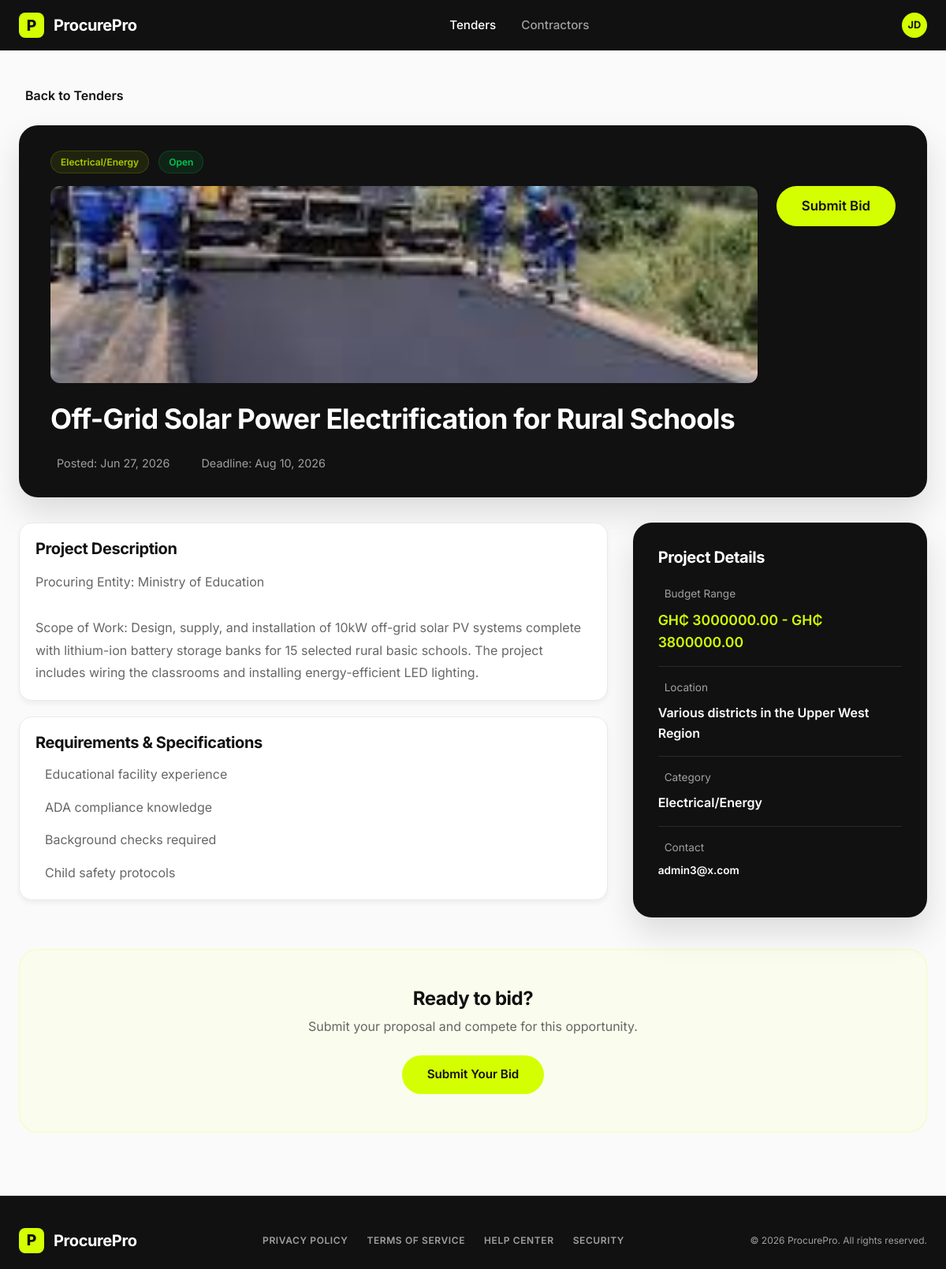
The page /tenders/13/details/ (signed in) on the database its author committed.
### procurement/models.py (models this page shows, shortened)
class Tender(models.Model):
    class Status(models.TextChoices):
        OPEN = 'OPEN', _('Open')
        CLOSED = 'CLOSED', _('Closed')
        DRAFT = 'DRAFT', _('Draft')
    class Category(models.TextChoices):
        CONSTRUCTION = 'CONSTRUCTION', _('Construction')
        INFRASTRUCTURE = 'INFRASTRUCTURE', _('Infrastructure')
        ELECTRICAL = 'ELECTRICAL', _('Electrical/Energy')
        PLUMBING = 'PLUMBING', _('Plumbing')
        OTHER = 'OTHER', _('Other')
    admin = models.ForeignKey(AdminProfile, on_delete=models.SET_NULL, null=True, related_name='tenders_posted')
    title = models.CharField(max_length=255)
    description = models.TextField()
    location = models.CharField(max_length=255)
    budget_min = models.DecimalField(max_length=15, decimal_places=2, max_digits=15, null=True, blank=True)
    budget_max = models.DecimalField(max_length=15, decimal_places=2, max_digits=15, null=True, blank=True)
    category = models.CharField(max_length=50, choices=Category.choices)
    deadline = models.DateTimeField()
    status = models.CharField(max_length=20, choices=Status.choices, default=Status.DRAFT)
    created_at = models.DateTimeField(auto_now_add=True)
    updated_at = models.DateTimeField(auto_now=True)
    @property
    def image_url(self):
        category_images = {
            'CONSTRUCTION': [
                '/static/assets/school_block.png',
                '/static/assets/road_repair.png',
                '/static/assets/building.jpg'
            ],
            'INFRASTRUCTURE': [
                '/static/assets/road_repair.png',
                '/static/assets/road.jpg',
                '/static/assets/hardhat_hero.png'
            ],
            'ELECTRICAL': [
                '/static/assets/hospital_electrical.png',
                '/static/assets/road.jpg',
                '/static/assets/building.jpg'
            ],
            'PLUMBING': [
                '/static/assets/contractor1.jpg',
                '/static/assets/contractor3.jpg',
                '/static/assets/contractor6.png'
            ],
            'OTHER': [
                '/static/assets/contractor2.jpg',
                '/static/assets/contractr5.png',
                '/static/assets/building.jpg'
            ],
        }
        images = category_images.get(self.category, category_images['OTHER'])
        index = self.pk % len(images) if self.pk else 0
        return images[index]

class AdminProfile(models.Model):
    user = models.OneToOneField(User, on_delete=models.CASCADE, related_name='admin_profile')
    name = models.CharField(max_length=255)
    department = models.CharField(max_length=100)

class User(AbstractUser):
    class Role(models.TextChoices):
        ADMIN = 'ADMIN', _('Admin')
        CONTRACTOR = 'CONTRACTOR', _('Contractor')
    username = None
    email = models.EmailField(_('email address'), unique=True)
    role = models.CharField(max_length=20, choices=Role.choices, default=Role.CONTRACTOR)
    USERNAME_FIELD = 'email'
    REQUIRED_FIELDS = []
    objects = CustomUserManager()
    def is_admin(self):
        return self.role == self.Role.ADMIN and (self.is_staff or self.is_superuser)
    def is_contractor(self):
        return self.role == self.Role.CONTRACTOR

### procurement/views.py (the view)
# urls.py: path('tenders/<int:pk>/details/', views.tender_details_view, name='project_details'),
@login_required
def tender_details_view(request, pk):
    if not request.user.is_contractor():
        return redirect_non_contractor_user(request)
    tender = get_object_or_404(Tender, pk=pk)
    context = {
        'tender': tender
    }
    return render(request, 'procurement/project_details.html', context)

### templates/procurement/project_details.html (shortened to what this page needs)
{% load static %}
<!DOCTYPE html>
<html lang="en">
<head>
    <link rel="stylesheet" href="{% static 'css/styles.css' %}">
</head>
<body style="background-color: #FAFAFA;">
    <nav class="navbar" style="position: static;">
        <div class="container nav-container">
            <a href="{% url 'home' %}" class="logo">
                <div class="logo-icon">P</div>
                <span class="logo-text">ProcurePro</span>
            </a>
            <ul class="nav-links">
                <li><a href="{% url 'tenders' %}" class="active">Tenders</a></li>
                <li><a href="{% url 'contractors' %}">Contractors</a></li>
            </ul>
            <div class="nav-actions">
                <a href="{% url 'settings' %}" class="user-avatar" style="text-decoration: none; display: flex; align-items: center; justify-content: center; width: 32px; height: 32px; font-size: 0.8rem;">
                    JD
                </a>
            </div>
        </div>
    </nav>
    <div class="container" style="padding-top: 40px; padding-bottom: 80px;">
        <a href="{% url 'tenders' %}" class="back-link" style="display: inline-flex; align-items: center; gap: 8px; font-weight: 600; margin-bottom: 24px; color: var(--text-main);">
             Back to Tenders
        </a>
        <div class="project-header-card">
            <div class="badges-row" style="margin-bottom: 16px; display: flex; gap: 12px;">
                <span class="badge-outline badge-outline-yellow" style="color: #AACC00; background-color: rgba(170, 204, 0, 0.1); border: 1px solid rgba(170, 204, 0, 0.2);">{{ tender.get_category_display }}</span>
                <span class="badge-outline badge-outline-green" style="color: #00C853; background-color: rgba(0, 200, 83, 0.1); border: 1px solid rgba(0, 200, 83, 0.2);">{{ tender.get_status_display }}</span>
            </div>
            <div style="display: flex; justify-content: space-between; align-items: flex-start; flex-wrap: wrap; gap: 24px;">
                <div style="flex: 1; min-width: 300px;">
                    <div style="margin-bottom: 24px; border-radius: 12px; overflow: hidden; height: 250px;">
                        <img src="{{ tender.image_url }}" alt="{{ tender.title }}" style="width: 100%; height: 100%; object-fit: cover;">
                    </div>
                    <h1 style="font-size: 2.2rem; margin-bottom: 24px; color: white;">{{ tender.title }}</h1>
                    <div style="display: flex; gap: 32px; color: #A0A0A0; font-size: 0.9rem;">
                        <span style="display: flex; align-items: center; gap: 8px;">
                             Posted: {{ tender.created_at|date:"M d, Y" }}
                        </span>
                        <span style="display: flex; align-items: center; gap: 8px;">
                             Deadline: {{ tender.deadline|date:"M d, Y" }}
                        </span>
                    </div>
                </div>
                <div>
                    {% if request.user.is_authenticated %}
                        {% if request.user.role == 'CONTRACTOR' %}
                            <a href="{% url 'submit_bid' tender.pk %}" class="btn btn-primary btn-lg" style="padding: 12px 32px;">Submit Bid</a>
                        {% else %}
                            <div style="color: var(--text-muted); padding: 12px 32px; font-size: 0.9rem;">Only contractors can submit bids</div>
                        {% endif %}
                    {% else %}
                        <a href="{% url 'signup' %}?next={% url 'project_details' tender.pk %}" class="btn btn-primary btn-lg" style="padding: 12px 32px;">Sign Up to Submit Bid</a>
                    {% endif %}
                </div>
            </div>
        </div>
        <div class="project-details-grid">
            <div class="project-left-col">
                <div class="content-card">
                    <h2 style="font-size: 1.25rem; margin-bottom: 16px;">Project Description</h2>
                    <p style="color: var(--text-muted); line-height: 1.8;">{{ tender.description|linebreaksbr }}</p>
                </div>
                <div class="content-card">
                    <h2 style="font-size: 1.25rem; margin-bottom: 16px;">Requirements & Specifications</h2>
                    <ul class="check-list">
                        <li> Educational facility experience</li>
                        <li> ADA compliance knowledge</li>
                        <li> Background checks required</li>
                        <li> Child safety protocols</li>
                    </ul>
                </div>
            </div>
            <div class="project-right-col">
                <div class="sidebar-dark-card">
                    <h2 style="font-size: 1.25rem; margin-bottom: 24px;">Project Details</h2>
                    <div class="detail-item">
                        <div class="detail-label"> Budget Range</div>
                        <div class="detail-value highlight-text">GH₵ {{ tender.budget_min|default:"TBD" }} - GH₵ {{ tender.budget_max|default:"TBD" }}</div>
                    </div>
                    <div class="detail-separator"></div>
                    <div class="detail-item">
                        <div class="detail-label"> Location</div>
                        <div class="detail-value">{{ tender.location }}</div>
                    </div>
                    <div class="detail-separator"></div>
                    <div class="detail-item">
                        <div class="detail-label"> Category</div>
                        <div class="detail-value">{{ tender.get_category_display }}</div>
                    </div>
                    <div class="detail-separator"></div>
                    <div class="detail-item">
                        <div class="detail-label"> Contact</div>
                        <div class="detail-value" style="font-size: 0.85rem;">{{ tender.admin.user.email|default:"admin@procurepro.com" }}</div>
                    </div>
                </div>
            </div>
        </div>
        <div class="project-bottom-cta">
            <h2 style="font-size: 1.5rem; margin-bottom: 8px;">Ready to bid?</h2>
            <p style="color: var(--text-muted); margin-bottom: 24px;">Submit your proposal and compete for this opportunity.</p>
            {% if request.user.is_authenticated %}
                {% if request.user.role == 'CONTRACTOR' %}
                    <a href="{% url 'submit_bid' tender.pk %}" class="btn btn-primary" style="padding: 12px 32px;">Submit Your Bid</a>
                {% else %}
                    <div style="color: var(--text-muted); padding: 12px 32px; font-size: 0.9rem;">Only contractors can submit bids</div>
                {% endif %}
            {% else %}
                <a href="{% url 'signup' %}?next={% url 'project_details' tender.pk %}" class="btn btn-primary" style="padding: 12px 32px;">Sign Up to Submit Bid</a>
            {% endif %}
        </div>
    </div>
    <footer class="footer">
        <div class="container footer-container">
            <div class="footer-logo">
                <a href="{% url 'home' %}" class="logo">
                    <div class="logo-icon">P</div>
                    <span class="logo-text">ProcurePro</span>
                </a>
            </div>
            <div class="footer-links">
                <a href="#">PRIVACY POLICY</a>
                <a href="#">TERMS OF SERVICE</a>
                <a href="{% url 'help_center' %}">HELP CENTER</a>
                <a href="#">SECURITY</a>
            </div>
            <div class="footer-copyright">
                &copy; 2026 ProcurePro. All rights reserved.
            </div>
        </div>
    </footer>
</body>
</html>

### rows shown on the page
Tender: category "Electrical/Energy", status "Open", title "Off-Grid Solar Power Electrification for Rural Schools", created_at "Jun 27, 2026", deadline "Aug 10, 2026", description "Procuring Entity: Ministry of Education Scope of Work: Design, supply, and installation of 10kW off-grid solar PV systems complete with lithium-ion battery storage banks for 15 selected rural basic schools. The project includes wiring the classrooms and installing energy-efficient LED lighting.", budget_min "3000000.00", budget_max "3800000.00", location "Various districts in the Upper West Region", admin.user.email "admin3@x.com"
